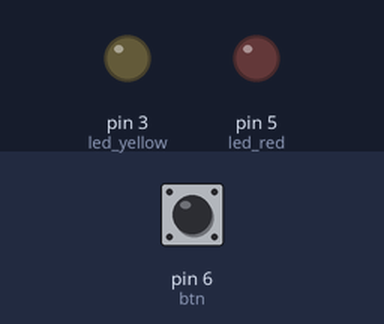
Bench run of a sketch on a simulated Arduino Uno, built with avr-gcc and run on an emulated ATmega328P. On the bench: output pins drawn as LEDs (lit = HIGH). The inputs (shaded band) are chosen by the test bench; at power-on: pin 6 (btn) HIGH.

Above: at 1.2 s.
1.3 s: pin 6 (btn) pulled LOW for 0.15 s
At 1.7 s:
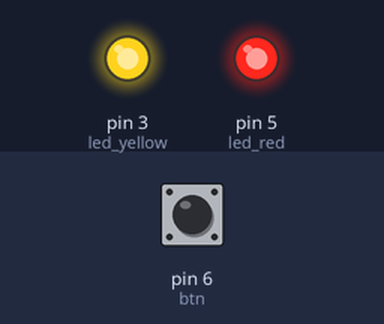
2.9 s: pin 6 (btn) pulled LOW for 1 s
At 4.1 s:
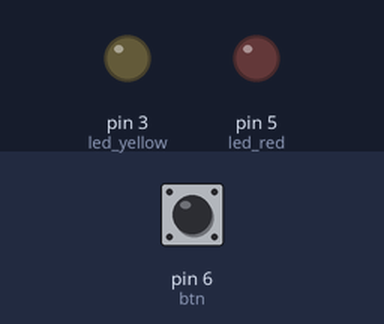
5.4 s: pin 6 (btn) pulled LOW for 0.15 s
At 6.0 s:
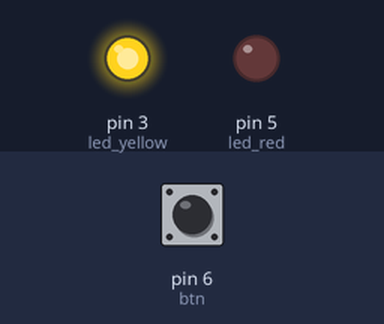
7.0 s: pin 6 (btn) pulled LOW for 3.2 s
At 8.4 s:
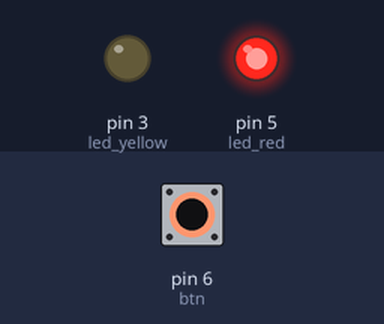
Timing chart, 0 to 10.0 s (numbered marks = the images above; inputs shaded):
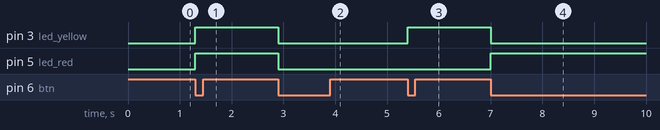

Measured:
- after the input at 1.3 s, pin 3 (led_yellow), pin 5 (led_red): LOW → HIGH at once
- after the input at 2.9 s, pin 3 (led_yellow), pin 5 (led_red): HIGH → LOW at once
- after the input at 5.4 s, pin 3 (led_yellow): LOW → HIGH at once
- after the input at 7.0 s, pin 3 (led_yellow): HIGH → LOW at once; pin 5 (led_red): LOW → HIGH at once

The sketch:

dieu_khien_hai_led_bang_mot_nut.ino
```cpp
int led_red = 5;
int led_yellow = 3;
int btn = 6;
int number_of_times = 0;
int pre_status_btn = LOW;
void setup() {
  pinMode(led_red,OUTPUT);
  pinMode(led_yellow,OUTPUT);
  pinMode(btn,INPUT);
}

void loop() {
  int cur_status_btn = digitalRead(btn);
  number_of_times = number_of_times % 5;
  if(cur_status_btn == LOW && pre_status_btn == HIGH)
  {
    number_of_times++;
  }
  switch (number_of_times)
  {
    case 1:
    {
      digitalWrite(led_red,HIGH);
      digitalWrite(led_yellow,HIGH);
      break;
    }
    case 2:
    {
      digitalWrite(led_red,LOW);
      digitalWrite(led_yellow,LOW);
      break;
    }
    case 3:
    {
      digitalWrite(led_red,LOW);
      digitalWrite(led_yellow,HIGH);
      break;
    }
    case 4:
    {
      digitalWrite(led_red,HIGH);
      digitalWrite(led_yellow,LOW);
      break;
    }
    default :
    {
      digitalWrite(led_red,LOW);
      digitalWrite(led_yellow,LOW);
    }
  }
  pre_status_btn = cur_status_btn;
}
```
